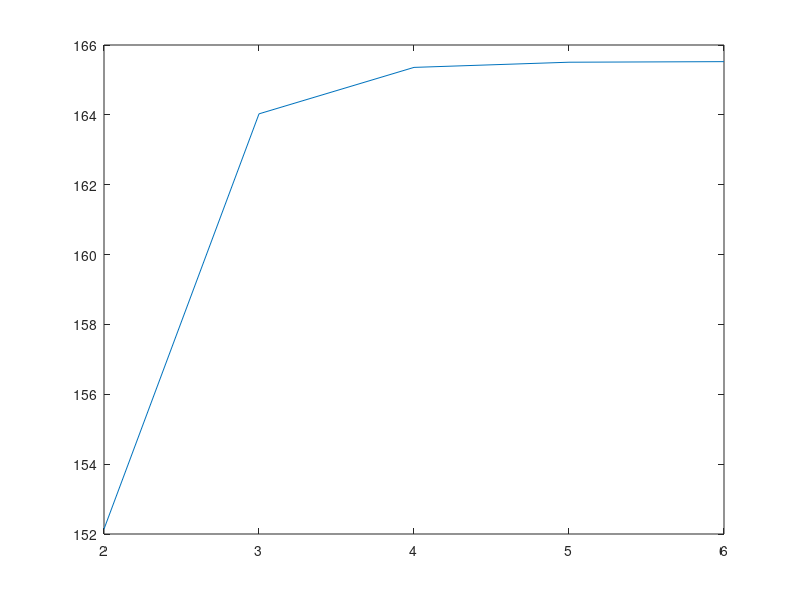

This chart was generated by the following MATLAB code:
m0 = 50;
dVi = 20;
dVa = 40;
Ispi = 210;
Ispa = 290;
pow = 100; %payload power
g = -9.81;

err = 1000;

mw = m0;
i = 1;
masses = [];
it = [];

while err > 0.1
    mp = mw*(1-exp(dVi/(g*Ispi))) + mw*(1-exp(dVa/(g*Ispa)));
    mw1 = 38*(0.14*pow + mp)^0.51;
    err = abs(mw-mw1);
    mw = mw1;
    i = i+1;
    masses = [masses mw1];
    it = [it i];
end

plot(it,masses);
    